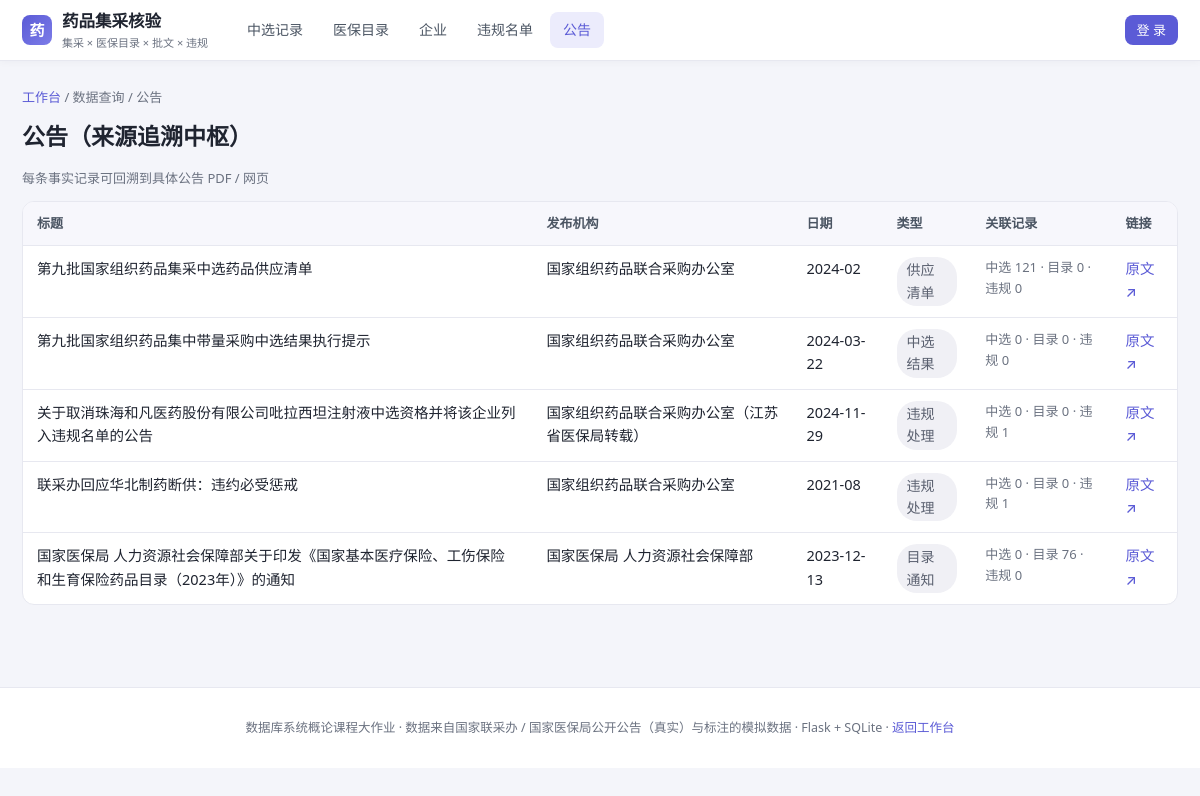
The page /announcements on the database its author committed.
### tables this page shows
CREATE TABLE announcement (
  announcement_id INTEGER PRIMARY KEY,
  notice_no       TEXT UNIQUE,                     -- 公告文号
  title           TEXT NOT NULL,
  publisher       TEXT,                            -- 发布机构
  pub_date        TEXT,
  url             TEXT,
  ann_type        TEXT CHECK(ann_type IN
                  ('中选结果','供应清单','违规处理','目录通知','其他')),
  data_kind       TEXT NOT NULL DEFAULT '真实'
                  CHECK(data_kind IN ('真实','模拟'))
);

### src/app.py (the view)
@app.route("/announcements")
def announcements():
    rows = query("SELECT a.*, (SELECT COUNT(*) FROM selected_item s WHERE s.source_announcement_id=a.announcement_id) n_sel,"
                 " (SELECT COUNT(*) FROM catalog_entry c WHERE c.source_announcement_id=a.announcement_id) n_cat,"
                 " (SELECT COUNT(*) FROM violation v WHERE v.source_announcement_id=a.announcement_id) n_vio"
                 " FROM announcement a")
    return render_template("announcements.html", rows=rows)

### src/app.py (called while the page is built)
def current_user():
    uid = session.get("uid")
    if not uid:
        return None
    return query_one("SELECT * FROM user_account WHERE user_id=?", (uid,))

@app.context_processor
def inject_user():
    return {"me": current_user(), "ROLES": ROLES}

### src/db.py (called while the page is built)
def get_db():
    if "db" not in g:
        g.db = sqlite3.connect(DB_PATH)
        g.db.row_factory = sqlite3.Row
        g.db.execute("PRAGMA foreign_keys=ON")
    return g.db

def query(sql, args=()):
    return get_db().execute(sql, args).fetchall()

### src/templates/announcements.html
{% extends "base.html" %}{% block t %}公告{% endblock %}
{% block body %}
<div class="crumb"><a href="{{ url_for('index') }}">工作台</a> / 数据查询 / 公告</div>
<h1>公告（来源追溯中枢）</h1>
<p class="muted">每条事实记录可回溯到具体公告 PDF / 网页</p>
<table>
  <tr><th>标题</th><th>发布机构</th><th>日期</th><th>类型</th><th>关联记录</th><th>链接</th></tr>
  {% for a in rows %}
  <tr><td>{{ a.title }}</td><td>{{ a.publisher }}</td><td>{{ a.pub_date }}</td>
      <td><span class="tag">{{ a.ann_type }}</span></td>
      <td class="muted">中选 {{ a.n_sel }} · 目录 {{ a.n_cat }} · 违规 {{ a.n_vio }}</td>
      <td><a class="link" href="{{ a.url }}" target="_blank">原文 ↗</a></td></tr>
  {% endfor %}
</table>
{% endblock %}

### src/static/style.css (style rules this page uses)
* { box-sizing:border-box }
:root { --pri:#5B5BD6; --pri-d:#4646B8; --ink:#1F2430; --muted:#6B7280; --line:#E7E8F0; --bg:#F4F5FA; --card:#fff; --teal:#0F6E56; --red:#C0392B; }
body { margin:0;font-family:system-ui,-apple-system,"Segoe UI","Microsoft YaHei",sans-serif;background:var(--bg);color:var(--ink);font-size:16px;line-height:1.6 }
h1 { font-size:23px;font-weight:700;margin:0 0 6px }
.crumb { font-size:13px;color:var(--muted);margin-bottom:10px }
.crumb a { color:var(--pri);text-decoration:none }
table { border-collapse:separate;border-spacing:0;width:100%;background:#fff;font-size:13.5px;border:1px solid var(--line);border-radius:12px;overflow:hidden }
th,td { padding:11px 14px;text-align:left;vertical-align:top;border-bottom:1px solid var(--line) }
th { background:#F7F7FC;color:#4B5563;font-weight:600;font-size:13px;white-space:nowrap }
tr:last-child td { border-bottom:0 }
a.link { color:var(--pri);text-decoration:none;font-weight:500 }
.tag { display:inline-block;padding:2px 10px;border-radius:20px;font-size:14px;background:#F0F0F5;color:#5B6170;font-weight:500 }
.muted { color:var(--muted);font-size:13px }
main table { font-size:14.5px }

### rows shown on the page
announcement: title "第九批国家组织药品集采中选药品供应清单", publisher "国家组织药品联合采购办公室", pub_date "2024-02", ann_type "供应清单", n_sel "121", n_cat "0", n_vio "0"
announcement: title "第九批国家组织药品集中带量采购中选结果执行提示", publisher "国家组织药品联合采购办公室", pub_date "2024-03-22", ann_type "中选结果", n_sel "0", n_cat "0", n_vio "0"
announcement: title "关于取消珠海和凡医药股份有限公司吡拉西坦注射液中选资格并将该企业列入违规名单的公告", publisher "国家组织药品联合采购办公室（江苏省医保局转载）", pub_date "2024-11-29", ann_type "违规处理", n_sel "0", n_cat "0", n_vio "1"
announcement: title "联采办回应华北制药断供：违约必受惩戒", publisher "国家组织药品联合采购办公室", pub_date "2021-08", ann_type "违规处理", n_sel "0", n_cat "0", n_vio "1"
announcement: title "国家医保局 人力资源社会保障部关于印发《国家基本医疗保险、工伤保险和生育保险药品目录（2023年）》的通知", publisher "国家医保局 人力资源社会保障部", pub_date "2023-12-13", ann_type "目录通知", n_sel "0", n_cat "76", n_vio "0"
